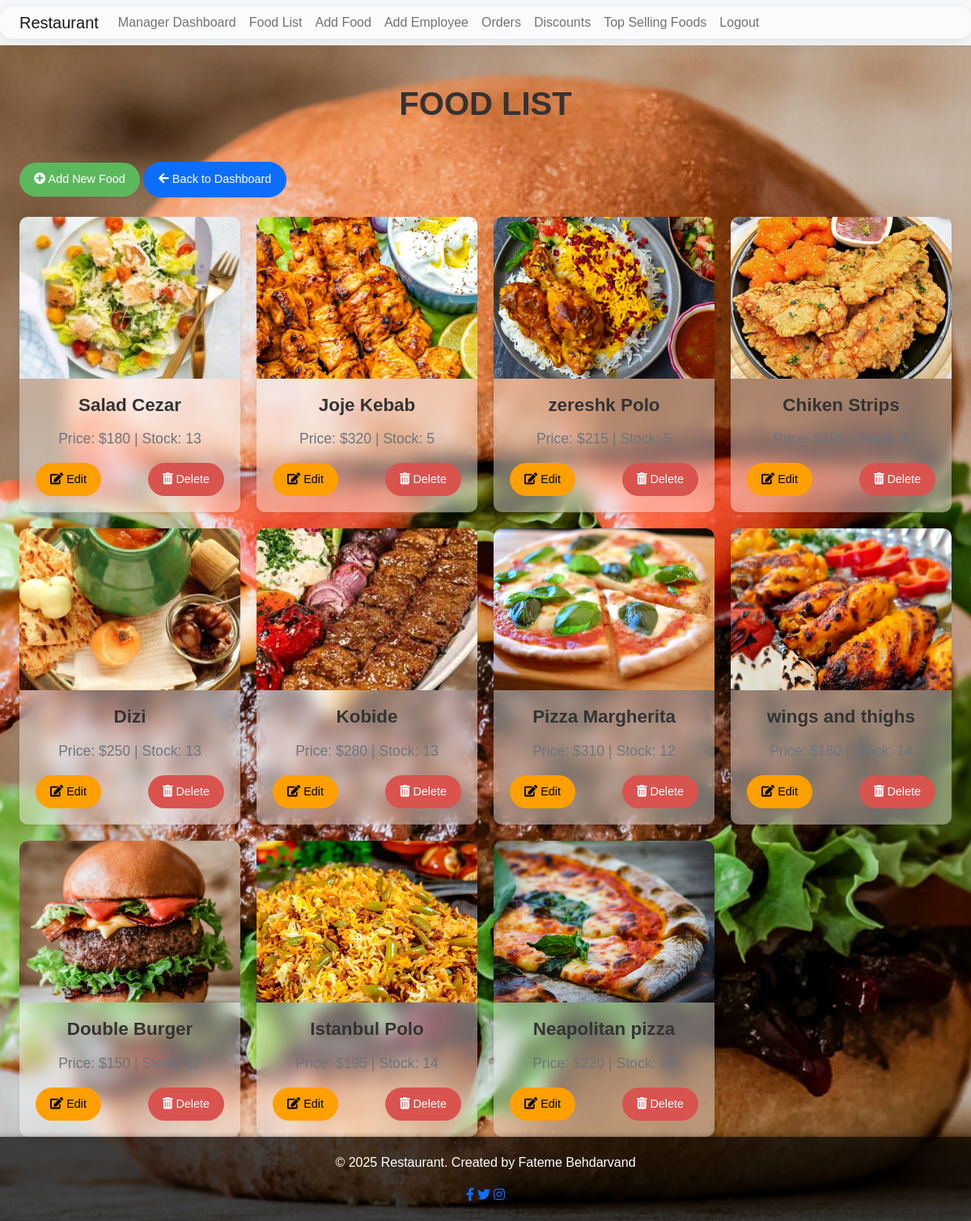
The app's page /food/ (signed in), older data.
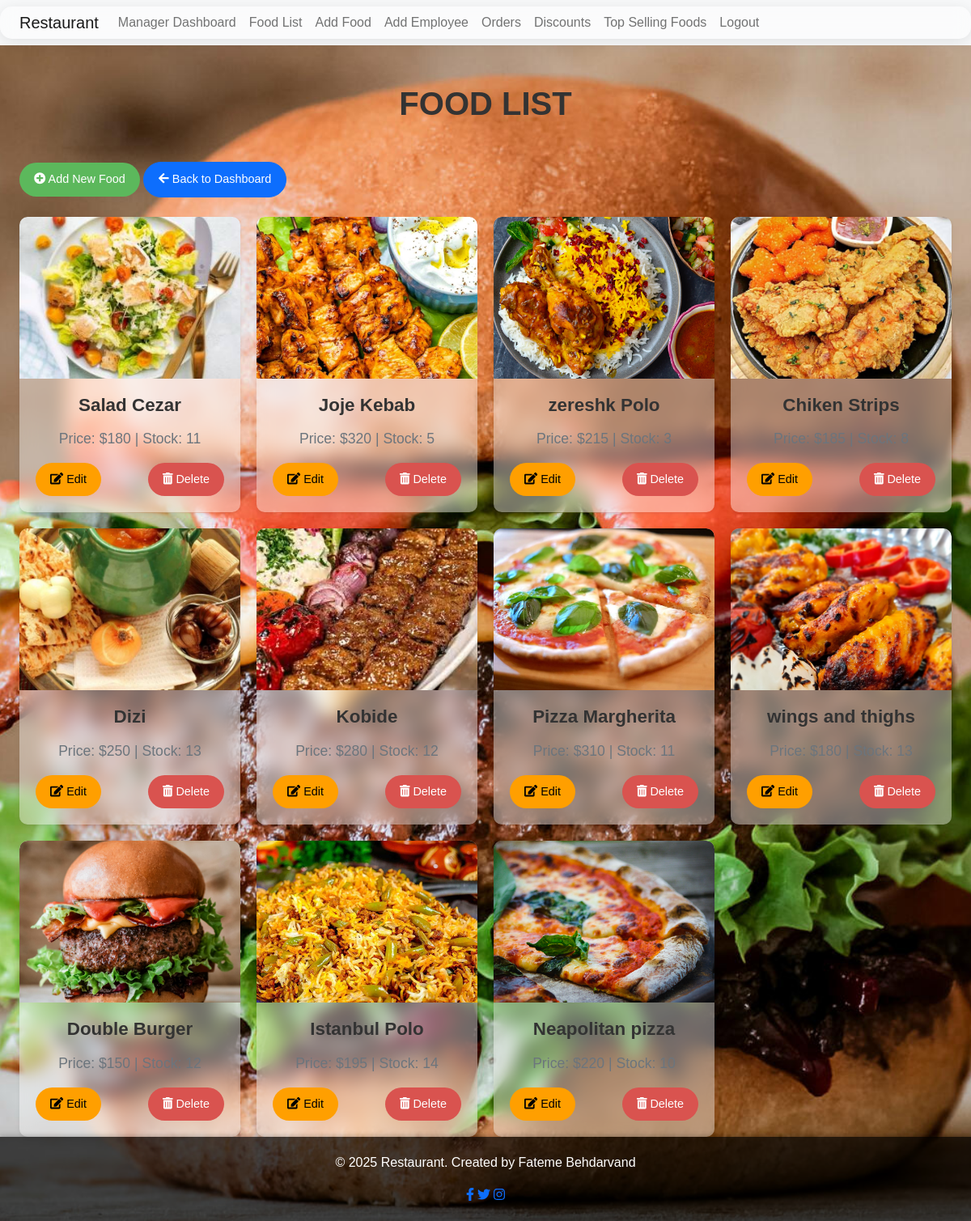
The same page, newer data.
### main/models.py (models this page shows, shortened)
class Food(models.Model):
    CATEGORY_CHOICES = [
        ('irani', 'Irani'),
        ('kebab', 'Kebab'),
        ('pizza', 'Pizza'),
        ('burger', 'Burger'),
        ('strips', 'Strips'),
        ('salad', 'Salad'),
    ]
    name = models.CharField(max_length=100)
    description = models.TextField()
    price = models.PositiveIntegerField(default=0)
    image = models.ImageField(upload_to='food_images/', default='food_images/default_food.jpg')
    created_by = models.ForeignKey(settings.AUTH_USER_MODEL, on_delete=models.CASCADE)
    category = models.CharField(max_length=50, choices=CATEGORY_CHOICES, default='irani')
    stock = models.PositiveIntegerField(default=0)
    rating = models.DecimalField(max_digits=3, decimal_places=2, default=0.0, blank=True)
    rating_count = models.PositiveIntegerField(default=0)
    preparation_time = models.PositiveBigIntegerField(default=30)

### main/views.py (the view)
# urls.py: path('food/', FoodListView.as_view(), name='food_list'),
class FoodListView(LoginRequiredMixin, ListView):
    model = Food
    template_name = 'manager/food_list.html'
    context_object_name = 'foods'
    def get_queryset(self):
        category = self.request.GET.get('category')
        if category:
            return Food.objects.filter(category=category)
        return Food.objects.all()

### main/templates/manager/food_list.html (shortened to what this page needs)
  {% extends 'base_generic.html' %}
{% block content %}
  <div class="container mt-5">
    <h2 class="text-center mb-5 text-uppercase">Food List</h2>
    <a href="{% url 'add_food' %}" class="btn btn-success mb-4">
      <i class="fas fa-plus-circle"></i> Add New Food
    </a>
  <a href="{% url 'manager_dashboard' %}" class="btn btn-primary mb-4">
    <i class="fas fa-arrow-left"></i> Back to Dashboard
  </a>
    <div class="food-card-container">
      {% for food in foods %}
        <div class="card shadow-sm border-0 rounded-lg">
          <img src="{{ food.image.url }}" alt="{{ food.name }}" class="card-img-top">
          <div class="card-body text-center">
            <h5 class="card-title">{{ food.name }}</h5>
            <p class="card-text text-muted">Price: ${{ food.price }} | Stock: {{ food.stock }}</p>
            <div class="food-actions">
              <a href="{% url 'edit_food' food.pk %}" class="btn btn-warning">
                <i class="fas fa-edit"></i> Edit
              </a>
              <a href="{% url 'delete_food' food.pk %}" class="btn btn-danger" onclick="return confirm('Are you sure you want to delete this food?');">
                <i class="fas fa-trash-alt"></i> Delete
              </a>
            </div>
          </div>
        </div>
      {% endfor %}
    </div>
  </div>
{% endblock %}

### main/templates/base_generic.html (shortened to what this page needs)
<!DOCTYPE html>
<html lang="en">
<head>
     <link href="https://cdn.jsdelivr.net/npm/bootstrap@5.3.0/dist/css/bootstrap.min.css" rel="stylesheet">
     <link href="https://cdnjs.cloudflare.com/ajax/libs/font-awesome/6.0.0-beta3/css/all.min.css" rel="stylesheet">
    <link href="https://cdn.jsdelivr.net/npm/bootstrap@5.1.3/dist/css/bootstrap.min.css" rel="stylesheet">
</head>
<body>
<nav class="navbar navbar-expand-lg navbar-light bg-light">
  <div class="container-fluid">
    <a class="navbar-brand" href="{% url 'home' %}">Restaurant</a>
    <div class="collapse navbar-collapse" id="navbarNav">
      <ul class="navbar-nav">
        {% if user.is_authenticated %}
          {% if user.is_superuser %}
            <li class="nav-item"><a class="nav-link" href="{% url 'manager_dashboard' %}">Manager Dashboard</a></li>
            <li class="nav-item"><a class="nav-link" href="{% url 'food_list' %}">Food List</a></li>
            <li class="nav-item"><a class="nav-link" href="{% url 'add_food' %}">Add Food</a></li>
            <li class="nav-item"><a class="nav-link" href="{% url 'add_employee' %}">Add Employee</a></li>
            <li class="nav-item"><a class="nav-link" href="{% url 'order_list' %}">Orders</a></li>
            <li class="nav-item"><a class="nav-link" href="{% url 'discount_list' %}">Discounts</a></li>
            <li class="nav-item"><a class="nav-link" href="{% url 'top_selling_foods' %}">Top Selling Foods</a></li>
          {% else %}
            <li class="nav-item"><a class="nav-link" href="{% url 'food_list' %}">Food List</a></li>
          {% endif %}
          <li class="nav-item"><a class="nav-link" href="{% url 'login' %}">Logout</a></li>
        {% else %}
          <li class="nav-item"><a class="nav-link" href="{% url 'login' %}">Login</a></li>
        {% endif %}
      </ul>
    </div>
  </div>
</nav>
{% block content %}{% endblock %}
<footer>
  <div>
    <p>&copy; 2025 Restaurant. Created by Fateme Behdarvand</p>
    <div class="social-icons">
      <a href="#" class="facebook"><i class="fab fa-facebook-f"></i></a>
      <a href="#" class="twitter"><i class="fab fa-twitter"></i></a>
      <a href="#" class="instagram"><i class="fab fa-instagram"></i></a>
    </div>
  </div>
</footer>
</body>
</html>

### main/templates/base_generic.html (style rules this page uses)
body { font-family: "Roboto", sans-serif; background-image: url('/media/food_images/74675-ultimate-burger.jpg'); background-size: cover; background-position: center; background-attachment: fixed; }
.container-fluid, .card, .list-group-item { background-color: rgba(255, 255, 255, 0.4); backdrop-filter: blur(10px); border-radius: 15px; box-shadow: 0 4px 20px rgba(0, 0, 0, 0.1); transition: all 0.3s ease; }
footer { background-color: rgba(0, 0, 0, 0.7); color: #fff; padding: 20px 0; text-align: center; position: relative; bottom: 0; width: 100%; box-shadow: 0 -2px 5px rgba(0, 0, 0, 0.2); }

### main/templates/manager/food_list.html (style rules this page uses)
body { background-color: #f7f7f7; font-family: 'Arial', sans-serif; }
.container { max-width: 1200px; }
h2 { font-size: 2.5rem; font-weight: 600; color: #333; }
.food-card-container { display: grid; grid-template-columns: repeat(auto-fill, minmax(250px, 1fr)); gap: 20px; }
.card { border-radius: 10px; overflow: hidden; box-shadow: 0 4px 10px rgba(0, 0, 0, 0.1); transition: transform 0.3s ease-in-out, box-shadow 0.3s ease; }
.card-img-top { width: 100%; height: 200px; object-fit: cover; border-radius: 10px 10px 0 0; }
.card-body { padding: 20px; }
.card-title { font-size: 1.4rem; font-weight: 700; color: #333; margin-bottom: 15px; }
.card-text { font-size: 1.1rem; color: #555; }
.food-actions { display: flex; justify-content: space-between; margin-top: 15px; }
.food-actions a { text-decoration: none; }
.btn { font-size: 0.9rem; padding: 10px 18px; border-radius: 25px; transition: background-color 0.3s ease; }
.btn-warning { background-color: #ff9f00; border: none; }
.btn-danger { background-color: #d9534f; border: none; }
.btn-success { background-color: #5cb85c; border: none; }
.food-card-container .card { transition: transform 0.3s ease; }

Row changes from the older to the newer data that the page shows:
changed Food "Salad Cezar": stock "13" → "11"
changed Food "zereshk Polo": stock "5" → "3"
changed Food "Kobide": stock "13" → "12"
changed Food "Pizza Margherita": stock "12" → "11"
changed Food "wings and thighs": stock "14" → "13"
